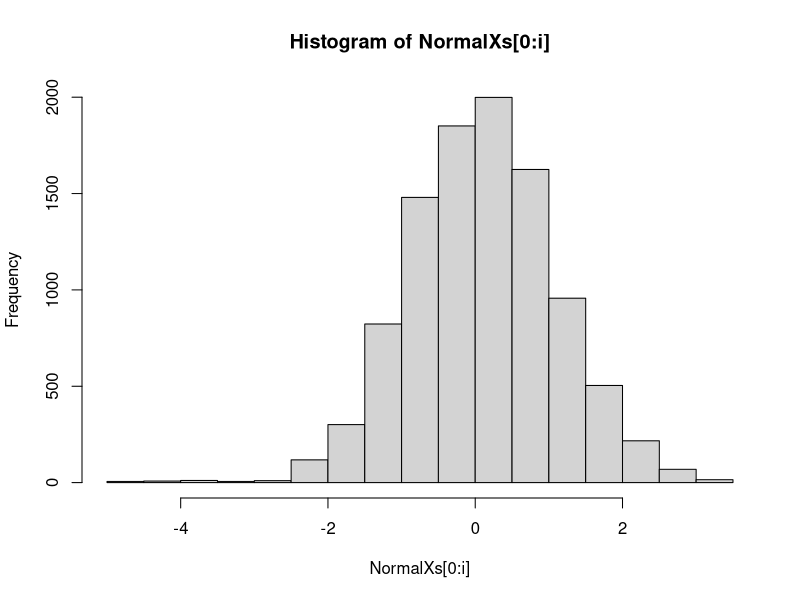
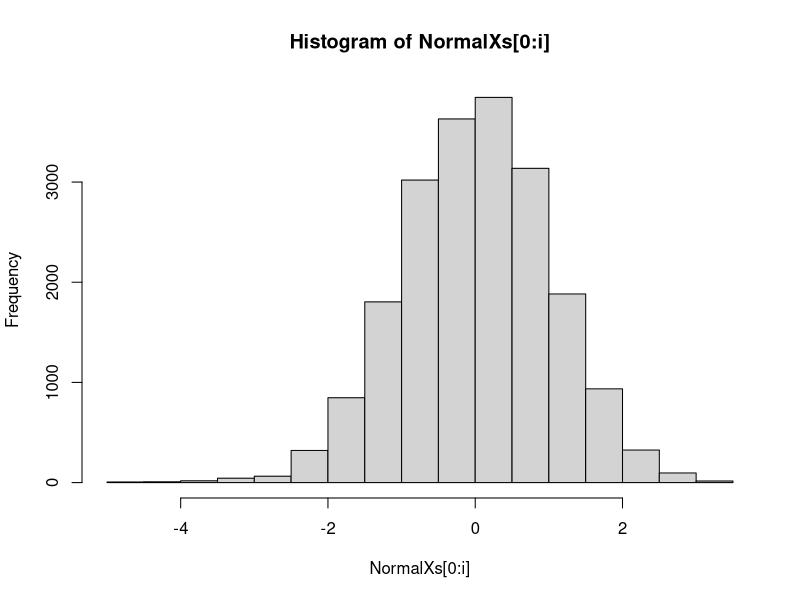
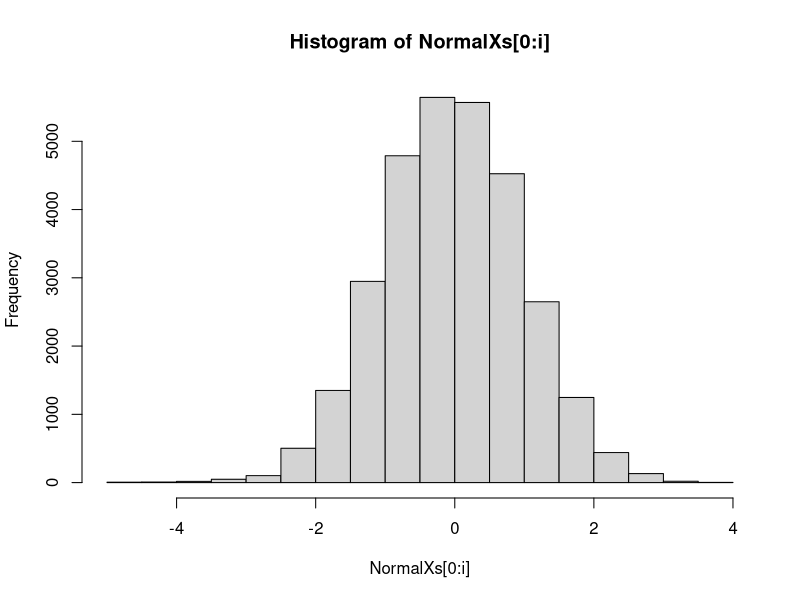
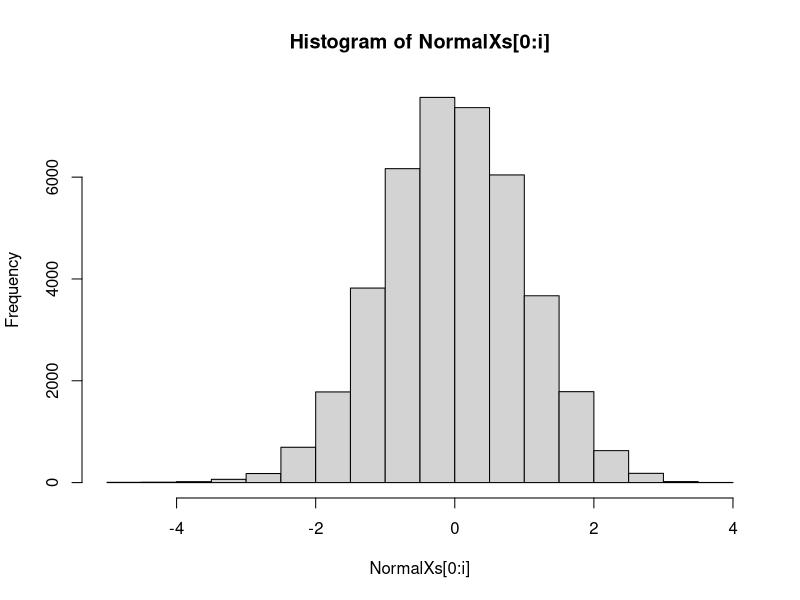
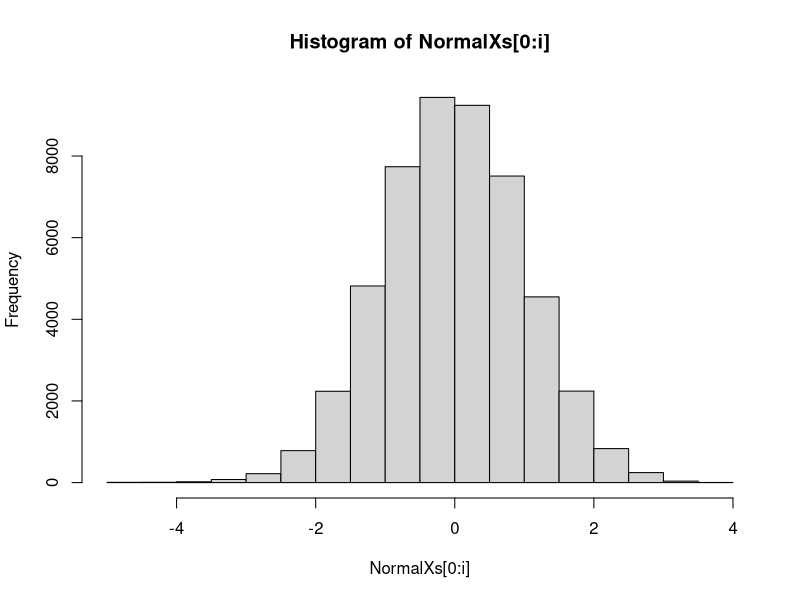
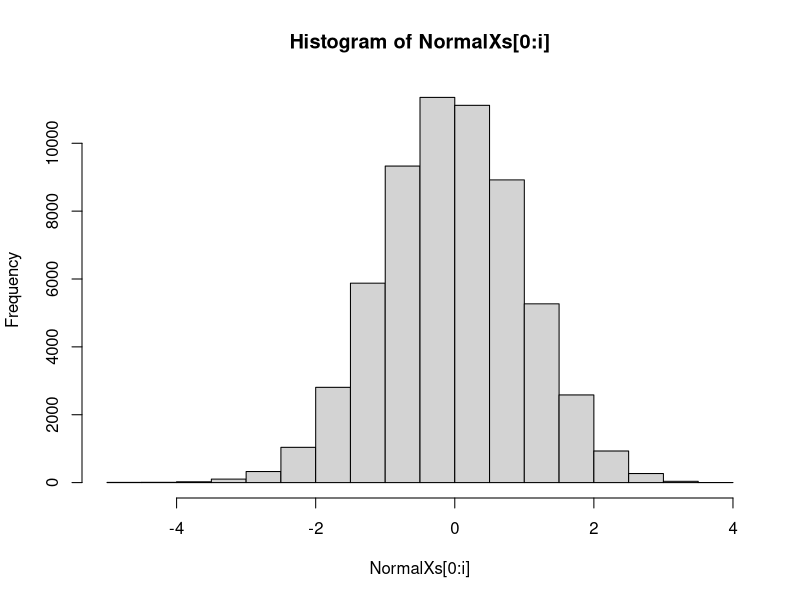
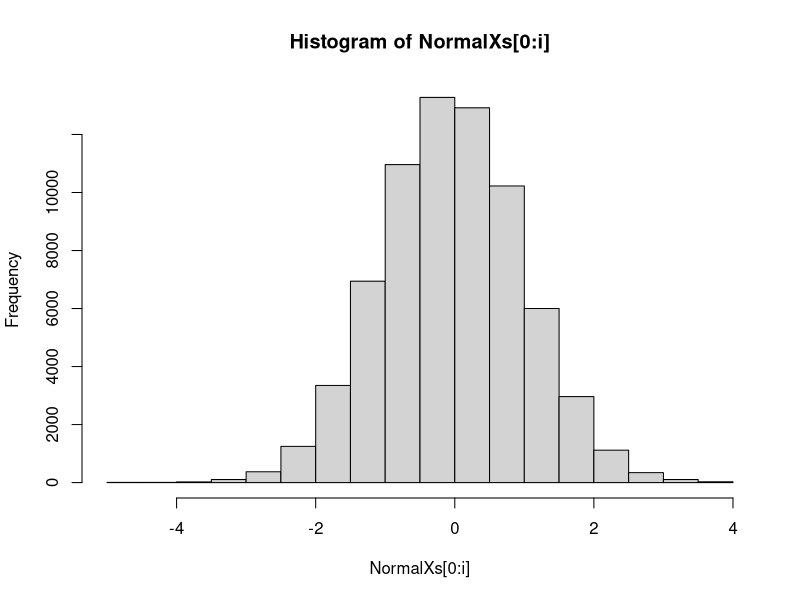
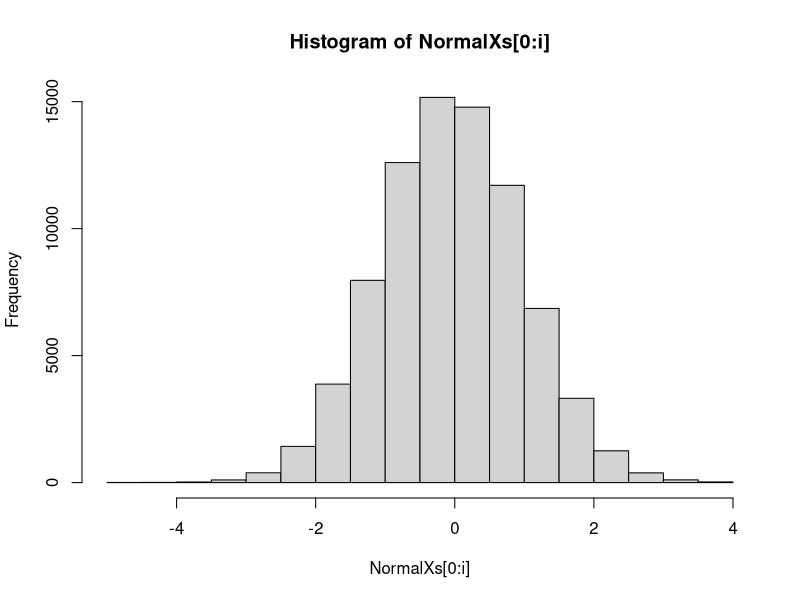

These charts were generated, in order, by the following R code:
## ---- chunk 1
MHNormal <- function(Mean,SD,EndPt,NumberOfIts){ 
  NormalXs <- rep(-9,NumberOfIts)  # this vector will store the x-values we generate generate during the course of the algorithm

	# you need to start somewhere: sample a uniform random number, x, between +EndPt and -EndPt
	# ADD CODE TO DO THAT HERE
  x <- runif(1,-EndPt, EndPt)
	
	# then...
	for (i in 1:NumberOfIts){    # each iteration performs one step of the Metropolis process
		# propose a new x-value (xprime) by adding a Unif(-0.5,0.5) (say) random variable to the current value
	  # ADD CODE TO DO THAT HERE
	  
	  xprime <- runif(1, -0.5, 0.5) + x
	  
		# decide whether to move to the new value - 
	  # Calculate Metropolis term (the ratio of the likelihoods of the two points, i.e., H <- f(x')/f(x))
		H <- min(1,dnorm(xprime,Mean,SD)/dnorm(x,Mean,SD))
		p <- runif(1,0,1) # generate a random number and then decide whether or not to move to the new value
		if (p<H){ 
			x <- xprime      # move to x'
		} # we dont need an else, since we just keep the existing x in that case
		# save the current value of x to the vector NormalXs
		
		NormalXs[i] <- x
	
		# every now and again, plot a histogram of the accepted values
		if (i%%10000==0){ # this will plot one every 100 iterations (i%%100 means the remainder when i is divided by 100)
			hist(NormalXs[0:i]) 	
		  Sys.sleep(0.25)  # slow it down a bit so that it has time to show each plot
		}
	}
	return (NormalXs)  # returns the vector of x-values
}
## ---- chunk 2
set.seed(4970)   # any number will do here
MyMH <- MHNormal(0,1,5,5e5)
